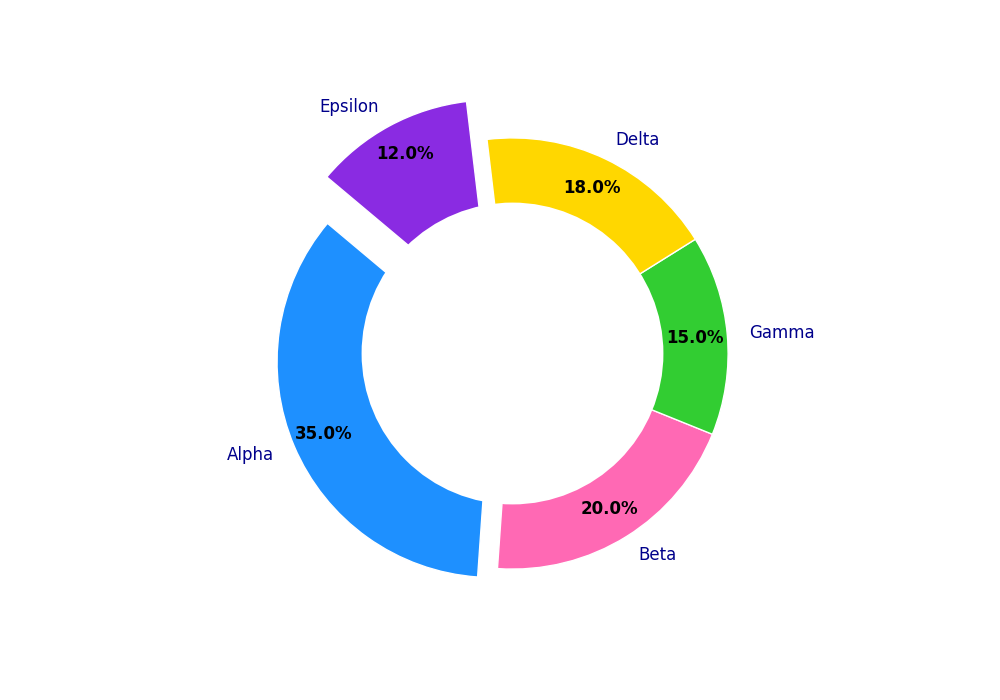

The Python source for this figure:
import matplotlib.pyplot as plt
import numpy as np

# Data for the pie chart
sectors = ['Alpha', 'Beta', 'Gamma', 'Delta', 'Epsilon']
elements_discovered = np.array([35, 20, 15, 18, 12])
colors = ['#1E90FF', '#FF69B4', '#32CD32', '#FFD700', '#8A2BE2']

# Create the pie chart
fig, ax = plt.subplots(figsize=(10, 7))
wedges, texts, autotexts = ax.pie(
    elements_discovered,
    labels=sectors,
    colors=colors,
    autopct='%1.1f%%',
    startangle=140,
    pctdistance=0.85,
    wedgeprops=dict(edgecolor='w'),
    explode=(0.1, 0, 0, 0, 0.2)  # Highlight Alpha and Epsilon sectors
)

# Draw circle for donut shape
centre_circle = plt.Circle((0, 0), 0.70, fc='white')
fig.gca().add_artist(centre_circle)

# Style labels
plt.setp(autotexts, size=12, weight="bold", color="black")
plt.setp(texts, size=12, color="darkblue")

# Show the plot
plt.show()
